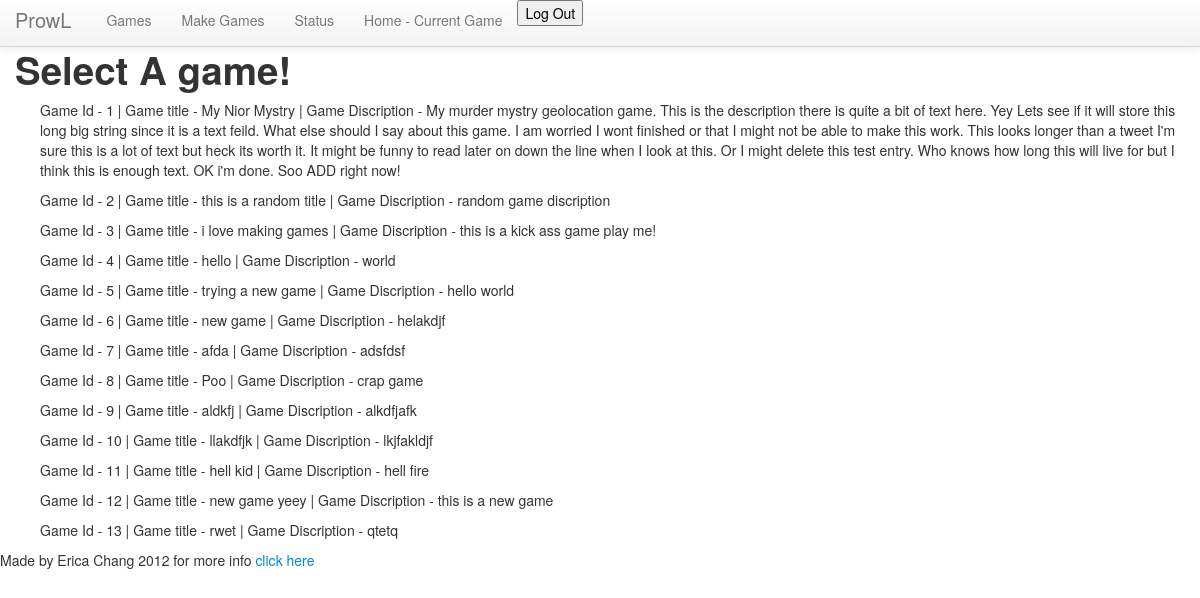
Page /select_games on the earlier database version.
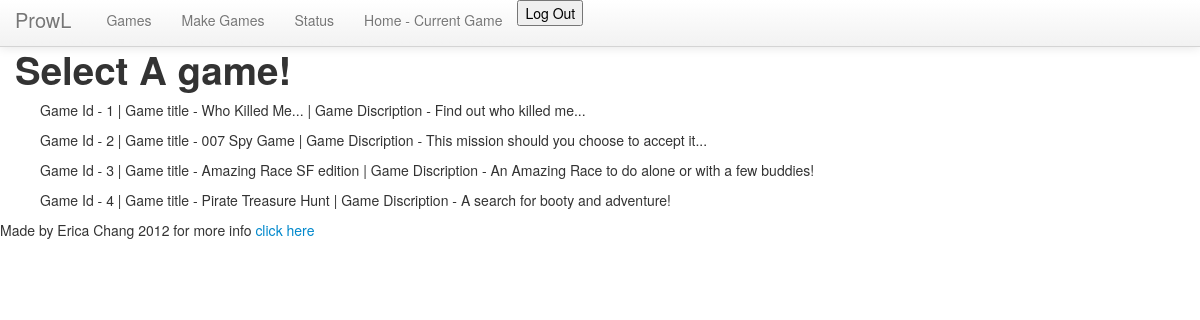
Same page on the later database version.
### model.py (models this page shows)
class Game(Base):
	__tablename__ = "games"
	id = Column(Integer, primary_key=True)
	game_title = Column(String(), nullable=True)
	game_description = Column(Text(), nullable=True)

### murder.py (the view)
@app.route('/select_games', methods=['GET'])
def select_game():
  games = db_session.query(Game).all()
  return render_template('select_games.html', games=games)

### templates/select_games.html (shortened to what this page needs)
{% extends "layout.html" %}
{% block content %}
<h1>
	<br>
	Select A game!
</h1>
<ul>
{% for game in games %}
	<p>
	Game Id - {{game.id}} | Game title - {{game.game_title}} | Game Discription - {{game.game_description}}
	</p>
{% endfor %}
</ul>
{% endblock %}

### templates/layout.html (shortened to what this page needs)
<html lang = en>
{% from "_form_helpers.html" import render_field %}
<head>
{% block head %}
<link href="/static/CSS/css/bootstrap.min.css" rel="stylesheet" media ="screen">
{% endblock %}
</head>
<body>
<div class ="navbar navbar-fixed-top">
	<div class ="navbar-inner">
		<div class = "container">
		    <a class ="brand" href="#">ProwL</a>
		    <div class ="nav-collapse">
				<ul class ="nav">
					<li><a href="{{url_for("select_game")}}"> Games </a></li>
					<li><a href="{{url_for("display_make_game")}}"> Make Games </a></li>
					<li><a href="{{url_for("display_status")}}"> Status </a></li>
					<li><a href="{{url_for("current_game")}}"> Home - Current Game</a></li>
					<li>
						<form name = "logout_button" action = "{{url_for("logout")}}" method = "POST">
						<input id="logout_button" type=submit value="Log Out">
					</form>
					</li>
				</ul>
			</div>
		</div>
	</div>
</div>
<div id = "content" class="container">
{% block content %}
{% endblock %}
</div>
<div id = "footer">
	{% block footer %}
	Made by Erica Chang 2012 for more info <a href = "http://startupmymind.com"> click here </a>
	{% endblock %}
</div>
</body>
</html>

Differences in the rows shown:
removed Game: id "5", game_title "trying a new game", game_description "hello world"
removed Game: id "6", game_title "new game", game_description "helakdjf"
removed Game: id "7", game_title "afda", game_description "adsfdsf"
removed Game: id "8", game_title "Poo", game_description "crap game"
removed Game: id "9", game_title "aldkfj", game_description "alkdfjafk"
removed Game: id "10", game_title "llakdfjk", game_description "lkjfakldjf"
removed Game: id "11", game_title "hell kid", game_description "hell fire"
removed Game: id "12", game_title "new game yeey", game_description "this is a new game"
removed Game: id "13", game_title "rwet", game_description "qtetq"
changed Game id 1: game_title "My Nior Mystry" → "Who Killed Me..."; game_description "My murder mystry geolocation game. This is the description there is quite a bit of text here. Yey Lets see if it will store this long big string since it is a text feild. What else should I say about this game. I am worried I wont finished or that I might not be able to make this work. This looks longer than a tweet I'm sure this is a lot of text but heck its worth it. It might be funny to read later on down the line when I look at this. Or I might delete this test entry. Who knows how long this will live for but I think this is enough text. OK i'm done. Soo ADD right now!" → "Find out who killed me..."
changed Game id 2: game_title "this is a random title" → "007 Spy Game"; game_description "random game discription" → "This mission should you choose to accept it..."
changed Game id 3: game_title "i love making games" → "Amazing Race SF edition"; game_description "this is a kick ass game play me!" → "An Amazing Race to do alone or with a few buddies!"
changed Game id 4: game_title "hello" → "Pirate Treasure Hunt"; game_description "world" → "A search for booty and adventure!"
